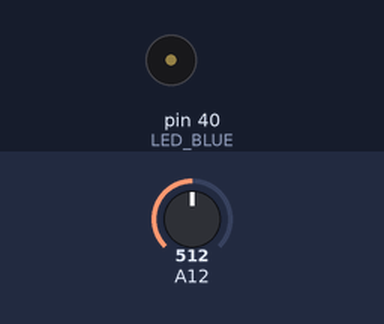
A sketch run on a simulated Arduino Mega 2560, built with avr-gcc and run on an emulated ATmega2560. Shown: buzzer (waves = sounding). The inputs (shaded band) are chosen by the test bench; at power-on: A12 = 512. What the sketch prints to the serial monitor is not drawn.

Above: at 0.7 s.
Timing chart, 0 to 3.5 s (numbered marks = the images above):
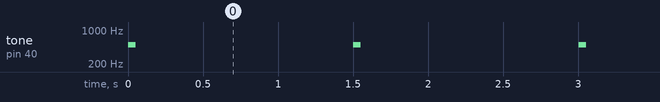

The sketch:

LM61DEMO.ino
```cpp
//
//  LM61 TempSensor demo
//  on TivaC launchpad
//
//
#define    TEMP_ADC_CH   28    //PE2
#define    LED_BLUE      40    //PF2

int16_t  sensorValue;
int32_t  mVolt;
int32_t  mTemp;
double  value;

static const int16_t offset = -5;


void setup()
{
  pinMode( LED_BLUE,OUTPUT );
  Serial.begin(38400);
  sensorValue = analogRead( TEMP_ADC_CH );

}

void loop()
{
  // put your main code here, to run repeatedly:
  sensorValue += analogRead( TEMP_ADC_CH );
  sensorValue /= 2;
  mVolt = map(sensorValue+offset, 0, 4096, 0, 3300);
  mTemp = map(sensorValue+offset, 0, 4096, -600, 2700);
  value = ((double)mTemp)/10.0;

  Serial.print( "Output:");
  Serial.print( mVolt );
  Serial.print( "mV ");

  Serial.print( "Temp:");
  Serial.print( value );
  Serial.print( "\n" );

  tone( LED_BLUE,500,50 );

  delay( 1500 );


}
```

Measured:
- by itself, tone on pin 40 (LED_BLUE): alternates 500 Hz for 0.05 s and silent for 1.5 s
